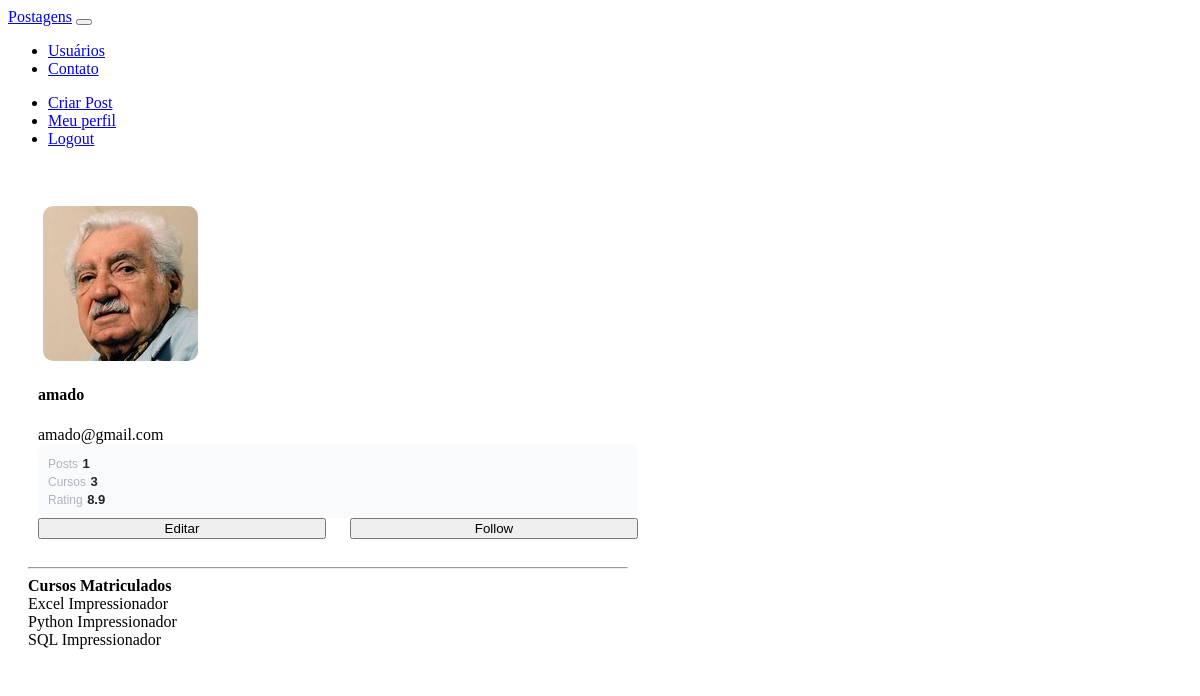
The page /perfil (signed in) on the database its author committed.
### comunidade/models.py (models this page shows)
class Usuario(database.Model, UserMixin): # UserMixin serve para poder reutilizar
    id = database.Column(database.Integer, primary_key=True)
    username = database.Column(database.String, nullable=False, unique=True)
    email = database.Column(database.String, nullable=False, unique=True)
    senha = database.Column(database.String, nullable=False)
    foto_perfil = database.Column(database.String, default='default.jpg')
    posts = database.relationship('Post', backref='autor', lazy=True)
    cursos = database.Column(database.String, nullable=False, default='Não informado')

### comunidade/routes.py (the view, shortened to what this page needs)
@app.route('/perfil', methods=['GET', 'POST'])
@login_required
def editaperfil():
    foto_perfil = url_for('static', filename=f"fotos_perfil/{current_user.foto_perfil}")
    form = FormEditarPerfil()
    quantidade_posts = Post.query.filter_by(id_usuario=current_user.id).count()
    return render_template('perfil.html', form=form, foto_perfil=foto_perfil, quantidade_posts=quantidade_posts)

### comunidade/models.py (called while the page is built)
@login_manager.user_loader # aceno ao login_manager que a função abaixo é a que carrega o usuário
def load_user(user_id):
    return Usuario.query.get(int(user_id))

### comunidade/templates/perfil.html (shortened to what this page needs)
{% extends 'base.html' %}
{% block body %}
<div class="container height-100">
    <div class="card text-left">
        <div class="card p-3">
            <div class="d-flex align-items-left">
                <div class="image me-3 image-adjust">
                    <img src="{{ url_for('static', filename='fotos_perfil/' + current_user.foto_perfil) }}"
                        class="rounded" width="155">
                </div>
                <div class="ml-3 w-100">
                    <h4 class="mb-0 mt-0">{{ current_user.username }}</h4>
                    <span>{{ current_user.email }}</span>
                    <div class="p-2 mt-2 d-flex justify-content-between rounded stats">
                        <div class="d-flex flex-column">
                            <span class="articles">Posts</span>
                            <span class="number1">{{ quantidade_posts }}</span>
                        </div>
                        <div class="d-flex flex-column">
                            <span class="Curos">Cursos</span>
                            {% if current_user.cursos == 'Não informado' %}
                            <span class="number2">0</span>
                            {% else %}
                            <span class="number2">{{current_user.cursos.count(';')+1}}</span>
                            {% endif %}
                        </div>
                        <div class="d-flex flex-column">
                            <span class="rating">Rating</span>
                            <span class="number3">8.9</span>
                        </div>
                    </div>
                    <div class="button mt-2 d-flex flex-row align-items-center gap-2">
                        <button class="btn btn-sm btn-outline-primary w-100" onclick="toggleEdit()">Editar</button>
                        <button class="btn btn-sm btn-primary w-100">Follow</button>
                    </div>
                </div>
            </div>
        </div>
        <div class="cursos_matriculados_registrados">
            {% if current_user.cursos == 'Não informado' %}
            {% else %}
            <hr>
            <span class="cursos_matriculados-reg" style="font-weight: bold;">Cursos Matriculados</span>
            {% for iten in current_user.cursos.split(';') %}
                <div class="listagem_cursos">
                    {{  iten }}
                 </div>
                {% endfor %}
            {% endif %}
        </div>
    </div>
</div>
{% endblock %}

### comunidade/static/css/perfil.css (style rules this page uses)
.card { width: 600px; margin-left: 20px; border: none; border-radius: 10px; background-color: #fff; padding: 20px; }
.image img { margin-right: 10px; margin-left: 5px; width: 155px; height: 155px; object-fit: cover; border-radius: 10px; margin-top: 1px; position: relative; }
.card.text-left { margin-left: 0; padding-left: 10px; text-align: left; }
.card.p-3 { margin-left: 0; padding-left: 10px; text-align: left; }
.button { display: flex; justify-content: space-between; gap: 8px; }
.button .btn { width: 48%; }
.container.height-100 { margin-top: 10px; margin-left: 10px; display: block; text-align: left; }
.stats { background-color: #f8fafc; color: #6c757d; border-radius: 8px; padding: 10px; font-family: Arial, sans-serif; }
.stats span { font-size: 12px; color: #adb5bd; font-weight: 500; }
.stats .number1, .stats .number2, .stats .number3 { font-size: 13px; font-weight: bold; color: #212529; }
.image-adjust { margin-top: 1px; }

### rows shown on the page
Usuario: foto_perfil (picture), username "amado", email "amado@gmail.com", cursos "3"

### other values the page prints
{{ quantidade_posts }} "1"
{{ iten }} "Excel Impressionador" "Python Impressionador" "SQL Impressionador"
